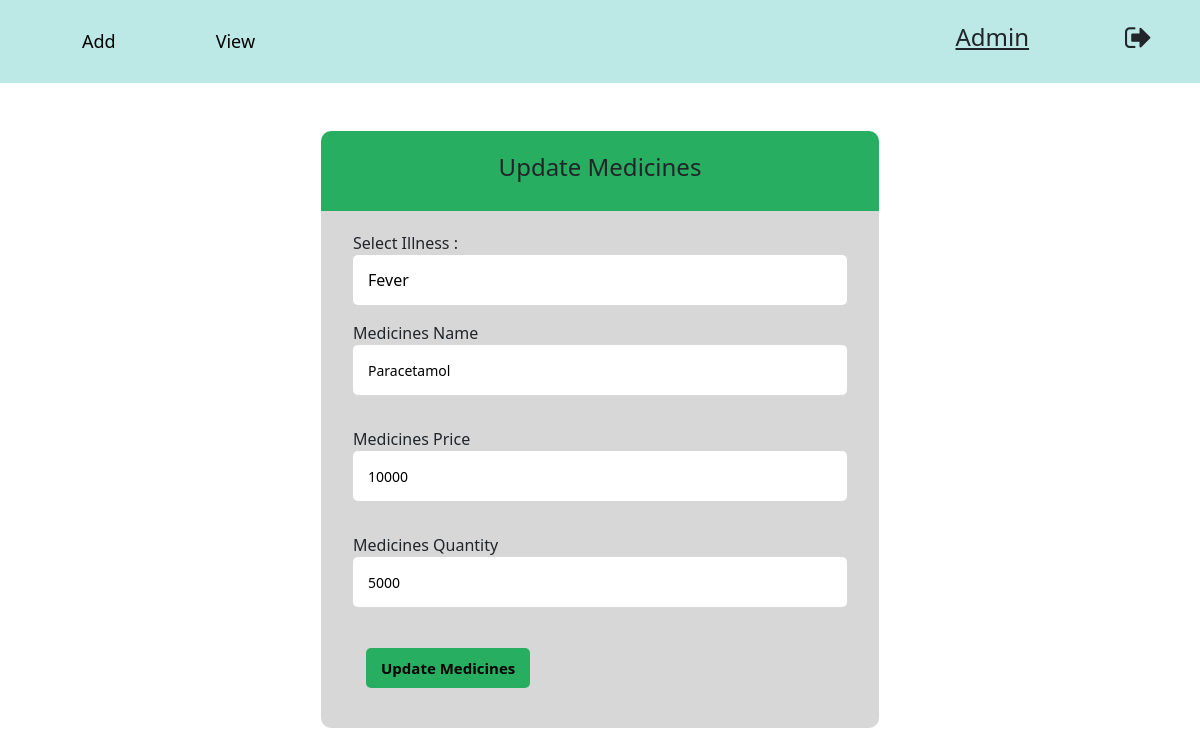
The page /view_medicine/update/4 (signed in) on the database its author committed.
### hospital/models.py (models this page shows, shortened)
class Medicines(models.Model):
    medicinesId=models.AutoField(db_column="Medicines_Id",primary_key=True)
    lillness = models.ForeignKey(Lillnes,on_delete=models.CASCADE,blank=True,null=True)
    medicinesName=models.CharField(db_column='Medicines_Name',max_length=255,unique=True)
    medicinesPrice=models.IntegerField(db_column='Medicines_Price')
    medicinesQuantity=models.IntegerField(db_column='Medicines_Quantity')

class Lillnes(models.Model):
    lillne_id=models.AutoField(db_column="Illnes_Id",primary_key=True)
    lillne_name=models.CharField(db_column="Illness_name",max_length=255,default=None)

### hospital/medicines.py (the view, shortened to what this page needs)
# urls.py: path('view_medicine/update/<int:id>',medicines.update,name='update-Medicines'),
@login_required(login_url='/login/')
def update(request, id):
    if request.user.is_superuser == True:
        data_illness = Lillnes.objects.all()
        medicines_data = Medicines.objects.get(medicinesId=id)
        contex = {
            'data_illness': data_illness,
            'medicines_data': medicines_data
        }
        return render(request, 'Medicines/add_medicine.html', contex)
    return HttpResponseNotFound('Page Not Found')

### hospital/templates/Medicines/add_medicine.html (shortened to what this page needs)
{% extends 'base.html' %}
{% block start %}
<div class="container">
    <form class="add_doctor"  action="" method="POST">
    <div class="form-title">{% if medicines_data %}<h4>Update Medicines</h4>{% else %}<h4>Add Medicines</h4>{% endif %}</div>
    <div class="form-body">
        <div class="row">
            <div class="d-flex  flex-column w-100">
                <label>Select Illness :</label>
                <select name="lillness" required >
                    {% for i_illness in data_illness %}
                        <option value="{{i_illness.lillne_id}}" {% if i_illness.lillne_id == medicines_data.lillness.lillne_id %} selected{% endif %}>{{i_illness.lillne_name}}</option>
                    {% endfor %}
                </select>
            </div>
            <div class="d-flex  flex-column w-100 my-3">
                <label>Medicines Name</label>
                <input type="text" name="medicinename" placeholder="Enter Medicines Name" value="{% if medicines_data %}{{ medicines_data.medicinesName }}{% endif %}"required>
            </div>
            <div class="d-flex  flex-column w-100 my-3">
                <label>Medicines Price</label>
                <input type="Number" name="medicineprice" placeholder="Medicines Price" value="{% if medicines_data %}{{ medicines_data.medicinesPrice }}{% endif %}" min="0" oninput="validity.valid||(value='');" required>
            </div>
            <div class="d-flex  flex-column w-100 my-3">
                <label>Medicines Quantity</label>
                <input type="Number" name="medicinequantity" placeholder="Enter Medicines Quantity" value="{% if medicines_data %}{{ medicines_data.medicinesQuantity }}{% endif %}" min="1" oninput="validity.valid||(value='');" required>
            </div>
        </div>
        <div class="form-footer">
            <input type="submit"     onclick="return confirm('Are you sure you want to add medicine?')"
 name="{% if medicines_data %}Update_Medicines{% else %}Add_Medicines{% endif %}" value="{% if medicines_data %}Update Medicines{% else %}Add Medicines{% endif %}">
        </div>
    </form>
</div>
{% endblock %}

### hospital/static/style/style.css (style rules this page uses)
.form-title { width: 100%; display: flex; align-items: center; justify-content: center; height: 80px; font-size: 20px; font-weight: bold; background: #27ae60; border-radius: 10px 10px 0 0; }
.form-body { padding: 10px; background: #cfcfcfd4; border-radius: 0 0 10px 10px; }
.row { display: flex; justify-content: space-around; padding: 10px; }
input[type="text"], input[type="email"], input[type="number"], input[type="file"], input[type="password"], select { appearance: none; width: 88%; margin: 0 15px; height: 50px; padding: 5px 15px; border-radius: 5px; outline: none; border: none; background: #e8ebed; color: #576366; font-size: 14px; }
.form-footer { margin: 0 25px 15px 25px; padding: 15px 10px; }
input[type="submit"] { display: inline-block; height: 40px; border: none; border-radius: 5px; padding: 5px 15px; background: #27ae60; font-size: 15px; font-weight: bold; }
::placeholder { color: rgb(0, 0, 0); }
.add_doctor { width: 50%; margin: auto; }
.add_doctor .row { width: 100%; margin: auto; }
.add_doctor .row input[type="text"], input[type="email"], input[type="number"], input[type="file"] { width: 100%; background: white; margin: 0; color: black !important; }
select { width: 100% !important; background: white !important; color: black !important; }

### rows shown on the page
Medicines: lillness "Fever", medicinename "Paracetamol", medicineprice "10000", medicinequantity "5000"
